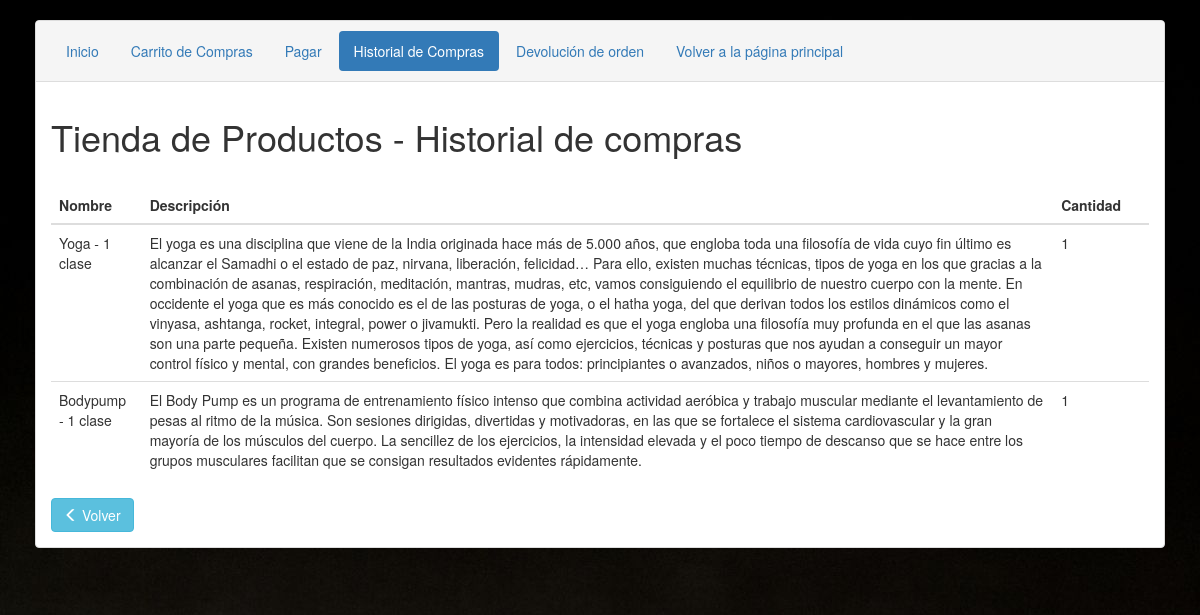
The app's page /carrito-master/VerUnaOrden.php?id=30 with its own data.
### tables this page shows
CREATE TABLE IF NOT EXISTS `orden_articulos` (
  `id` int(11) NOT NULL AUTO_INCREMENT,
  `order_id` int(11) NOT NULL,
  `product_id` int(11) NOT NULL,
  `quantity` int(5) NOT NULL,
  PRIMARY KEY (`id`),
  KEY `order_id` (`order_id`)
);

CREATE TABLE IF NOT EXISTS `mis_productos` (
  `id` int(11) NOT NULL AUTO_INCREMENT,
  `name` varchar(200) NOT NULL,
  `description` text NOT NULL,
  `price` float(10,2) NOT NULL,
  `created` datetime NOT NULL,
  `modified` datetime NOT NULL,
  `status` enum('1','0') NOT NULL DEFAULT '1',
  `image` varchar(255) NOT NULL,
  `featured` int(11) NOT NULL COMMENT 'para que salga en productos destacados',
  PRIMARY KEY (`id`)
);

### carrito-master/VerUnaOrden.php (the view, shortened to what this page needs)
<!DOCTYPE html>
<html lang="es">
<head>
    <link rel="stylesheet" href="http://maxcdn.bootstrapcdn.com/bootstrap/3.3.7/css/bootstrap.min.css">
</head>
</head>
<body>
    <div class="container">
        <div class="panel panel-default">
            <div class="panel-heading">
                <ul class="nav nav-pills">
                    <li role="presentation"><a href="index.php">Inicio</a></li>
                    <li role="presentation"><a href="VerCarta.php">Carrito de Compras</a></li>
                    <li role="presentation"><a href="Pagos.php">Pagar</a></li>
                    <li role="presentation" class="active"><a href="historialCompras.php">Historial de Compras</a></li>
                    <li role="presentation"><a href="devolucion.php">Devolución de orden</a></li>
                    <li role="presentation"><a href="../index2.php">Volver a la página principal</a></li>
                </ul>
            </div>
            <div class="panel-body">
                <h1>Tienda de Productos - Historial de compras</h1>
                <table class="table">
                    <thead>
                        <tr>
                            <th>Nombre</th>
                            <th>Descripción</th>
                            <th>Cantidad</th>
                            <th>&nbsp;</th>
                        </tr>
                    </thead>
                    <?php
                        include 'Configuracion.php';
                        if(!empty($_REQUEST['id'])){
                            $idpasada=$_REQUEST['id'];
                            $selectquery = "SELECT mis_productos.name AS 'nombre', mis_productos.description AS 'descripcion', orden_articulos.quantity AS quantity FROM orden_articulos JOIN orden ON orden_articulos.order_id = orden.id JOIN mis_productos ON mis_productos.id = orden_articulos.product_id WHERE orden_articulos.order_id=$idpasada;";
                            $result = mysqli_query($db , $selectquery) or die(mysqli_error($db));
                            if (mysqli_num_rows($result) > 0) {
                                    while($row = mysqli_fetch_assoc($result)) {
                                        echo "
                                        <tr>
                                            <td>".$row["nombre"]."</td>
                                            <td>".$row["descripcion"]."</td>
                                            <td>".$row["quantity"]."</td>
                                            <td>&nbsp;</td>
                                        </tr>
                                        ";
                                    }
                                }
                        }
                    ?>
                </table>
                <a href="historialCompras.php" class="btn btn-info"><i class="glyphicon glyphicon-menu-left"></i> Volver</a>
                </div>
            </div>
        </div>
</body>
</html>

### carrito-master/VerUnaOrden.php (style rules this page uses)
.container { padding: 20px; }
body { background-image: url("../images/pesa.jpg"); }

### records on screen
orden_articulos: mis_productos.name "Yoga - 1 clase", mis_productos.description "El yoga es una disciplina que viene de la India originada hace más de 5.000 años, que engloba toda una filosofía de vida cuyo fin último es alcanzar el Samadhi o el estado de paz, nirvana, liberación, felicidad… Para ello, existen muchas técnicas, tipos de yoga en los que gracias a la combinación de asanas, respiración, meditación, mantras, mudras, etc, vamos consiguiendo el equilibrio de nuestro cuerpo con la mente. En occidente el yoga que es más conocido es el de las posturas de yoga, o el hatha yoga, del que derivan todos los estilos dinámicos como el vinyasa, ashtanga, rocket, integral, power o jivamukti. Pero la realidad es que el yoga engloba una filosofía muy profunda en el que las…", quantity "1"
orden_articulos: mis_productos.name "Bodypump - 1 clase", mis_productos.description "El Body Pump es un programa de entrenamiento físico intenso que combina actividad aeróbica y trabajo muscular mediante el levantamiento de pesas al ritmo de la música. Son sesiones dirigidas, divertidas y motivadoras, en las que se fortalece el sistema cardiovascular y la gran mayoría de los músculos del cuerpo. La sencillez de los ejercicios, la intensidad elevada y el poco tiempo de descanso que se hace entre los grupos musculares facilitan que se consigan resultados evidentes rápidamente.", quantity "1"
